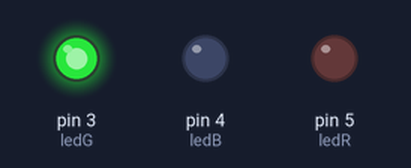
Bench run of a sketch on a simulated Arduino Uno, built with avr-gcc and run on an emulated ATmega328P. On the bench: output pins drawn as LEDs (lit = HIGH). What the sketch prints to the serial monitor is not drawn.

Above: at 0.1 s.
Timing chart, 0 to 1.6 s (numbered marks = the images above):
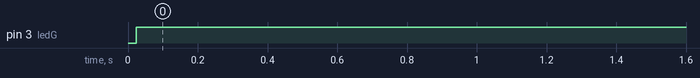

The sketch:

Exerc_cio_3.4.ino
```cpp
int ledR =5; int ledB =4; int ledG =3;
int num;
int distancia;
int input = 550;
int volt;

void setup() {
  Serial.begin(9600);
  pinMode(ledR, OUTPUT);
  pinMode(ledG, OUTPUT);
  pinMode(ledB, OUTPUT);

  randomSeed(analogRead(0));

}

void loop() {
	//num = random(1024);
  	num=550;
  	Serial.println("O numero aleatorio e: ");
  	Serial.print(num);

  	Serial.println(" ");

	distancia = abs(input - num);

  	Serial.println("A distancia entre o numero aleatorio e a tentativa e: ");
  	Serial.print(distancia);

  	volt = (1024 - distancia)/4 ;


  	if (input == num){
  		digitalWrite(ledG, HIGH);
    	analogWrite(ledR,  LOW);
  	}
 	 if (input > num){
   		analogWrite(ledR, volt);
  		analogWrite(ledG,LOW);
 	}
  	if (input < num){
  		analogWrite(ledR, volt);
    	analogWrite(ledG, volt);
  	}

}
```

Measured:
- by itself, pin 3 (ledG): LOW → HIGH at 0.02 s
